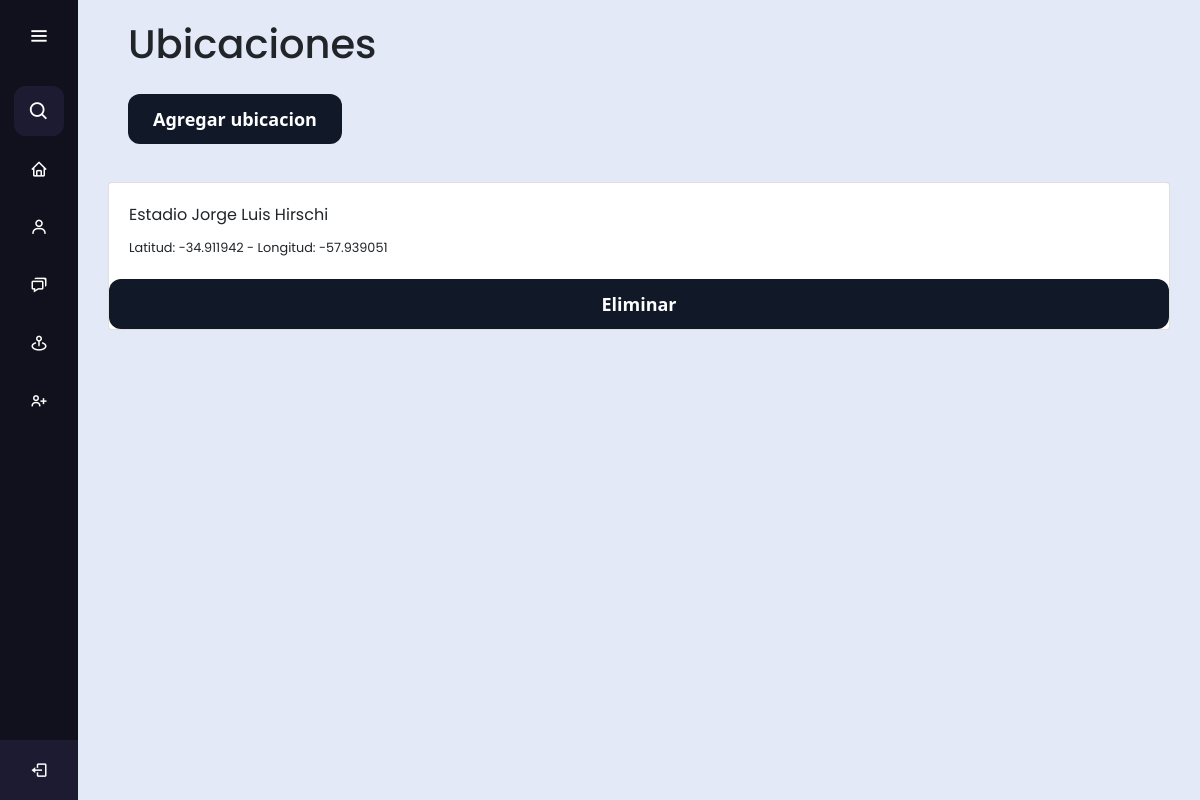
The page /addresses/ (signed in) on the database as committed earlier.
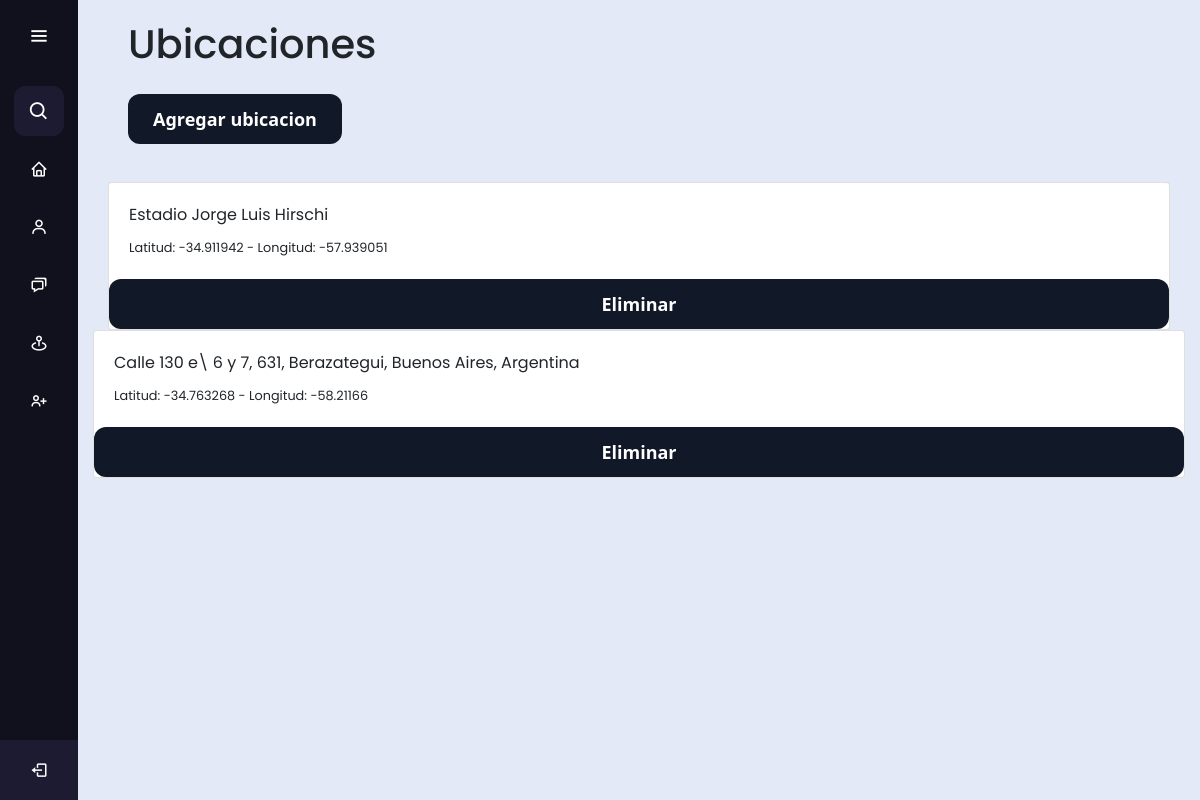
The same page on the database as committed later.
### maps/models.py (models this page shows, shortened)
class Address(models.Model):
    OPCIONES = (
        ('Cultivo', 'Cultivo'),
        ('Terreno', 'Terreno'),
        ('Rio', 'Rio'),
    )
    tipo = models.CharField(
        choices=OPCIONES,
        max_length=25
    )
    nombre = models.TextField()
    address = models.TextField()
    lat = models.FloatField(blank=True, null=True)
    long = models.FloatField(blank=True, null=True)

### maps/views.py (the view)
# urls.py: path('addresses/', views.get_ubics, name='get_ubics'),
@login_required
def get_ubics(request):
    elementos = Address.objects.all()
    return render(request, 'addresses.html', {'ubics': elementos})

### deu_HM/templates/addresses.html (shortened to what this page needs)
{% extends 'base.html' %}
{% load bootstrap5 %}
{% load static %}
{% block content %}
<link rel="stylesheet" href="{% static 'css/new_address.css' %}">
<link href="https://maxcdn.bootstrapcdn.com/font-awesome/4.3.0/css/font-awesome.min.css" rel="stylesheet">
<link rel="stylesheet" href="{% static 'css/avisos.css' %}">
<link rel="stylesheet" href="https://cdn.jsdelivr.net/npm/bootstrap@4.3.1/dist/css/bootstrap.min.css">
<h1 style="margin-bottom: 20px; margin-left: 50px; padding-top: 20px;">Ubicaciones</h1>
<h1>
    <a href="{% url 'create' %}">
        <button class="button-40" style="margin-left: 50px; margin-bottom: 30px;" role="button">Agregar ubicacion</button>
    </a>
</h1>
<div class="container">
    <div class="col-md-12">
        {% for ubic in ubics %}
            <div class="card b-1 hover-shadow mb-20 mr-50 ml-50">
                <div class="media card-body">
                    <div class="media-body">
                        <div class="mb-2">
                            <span class="fs-20 pr-16">{{ubic.address}}</span>
                        </div>
                        <small class="fs-16 fw-300 ls-1">Latitud: {{ubic.lat}} - </small>
                        <small class="fs-16 fw-300 ls-1">Longitud: {{ubic.long}}</small>
                    </div>
                </div>
                    <button class="button-40" data-toggle="modal" data-target="#exampleModal">Eliminar</button>
            </div>
        </div>
        {% endfor %}
        <br>
    </div>
{% endblock %}

Rows that differ between the two databases and show on the page:
added Address: address "Calle 130 e\\ 6 y 7, 631, Berazategui, Buenos Aires, Argentina", lat "-34.763268", long "-58.21166"
